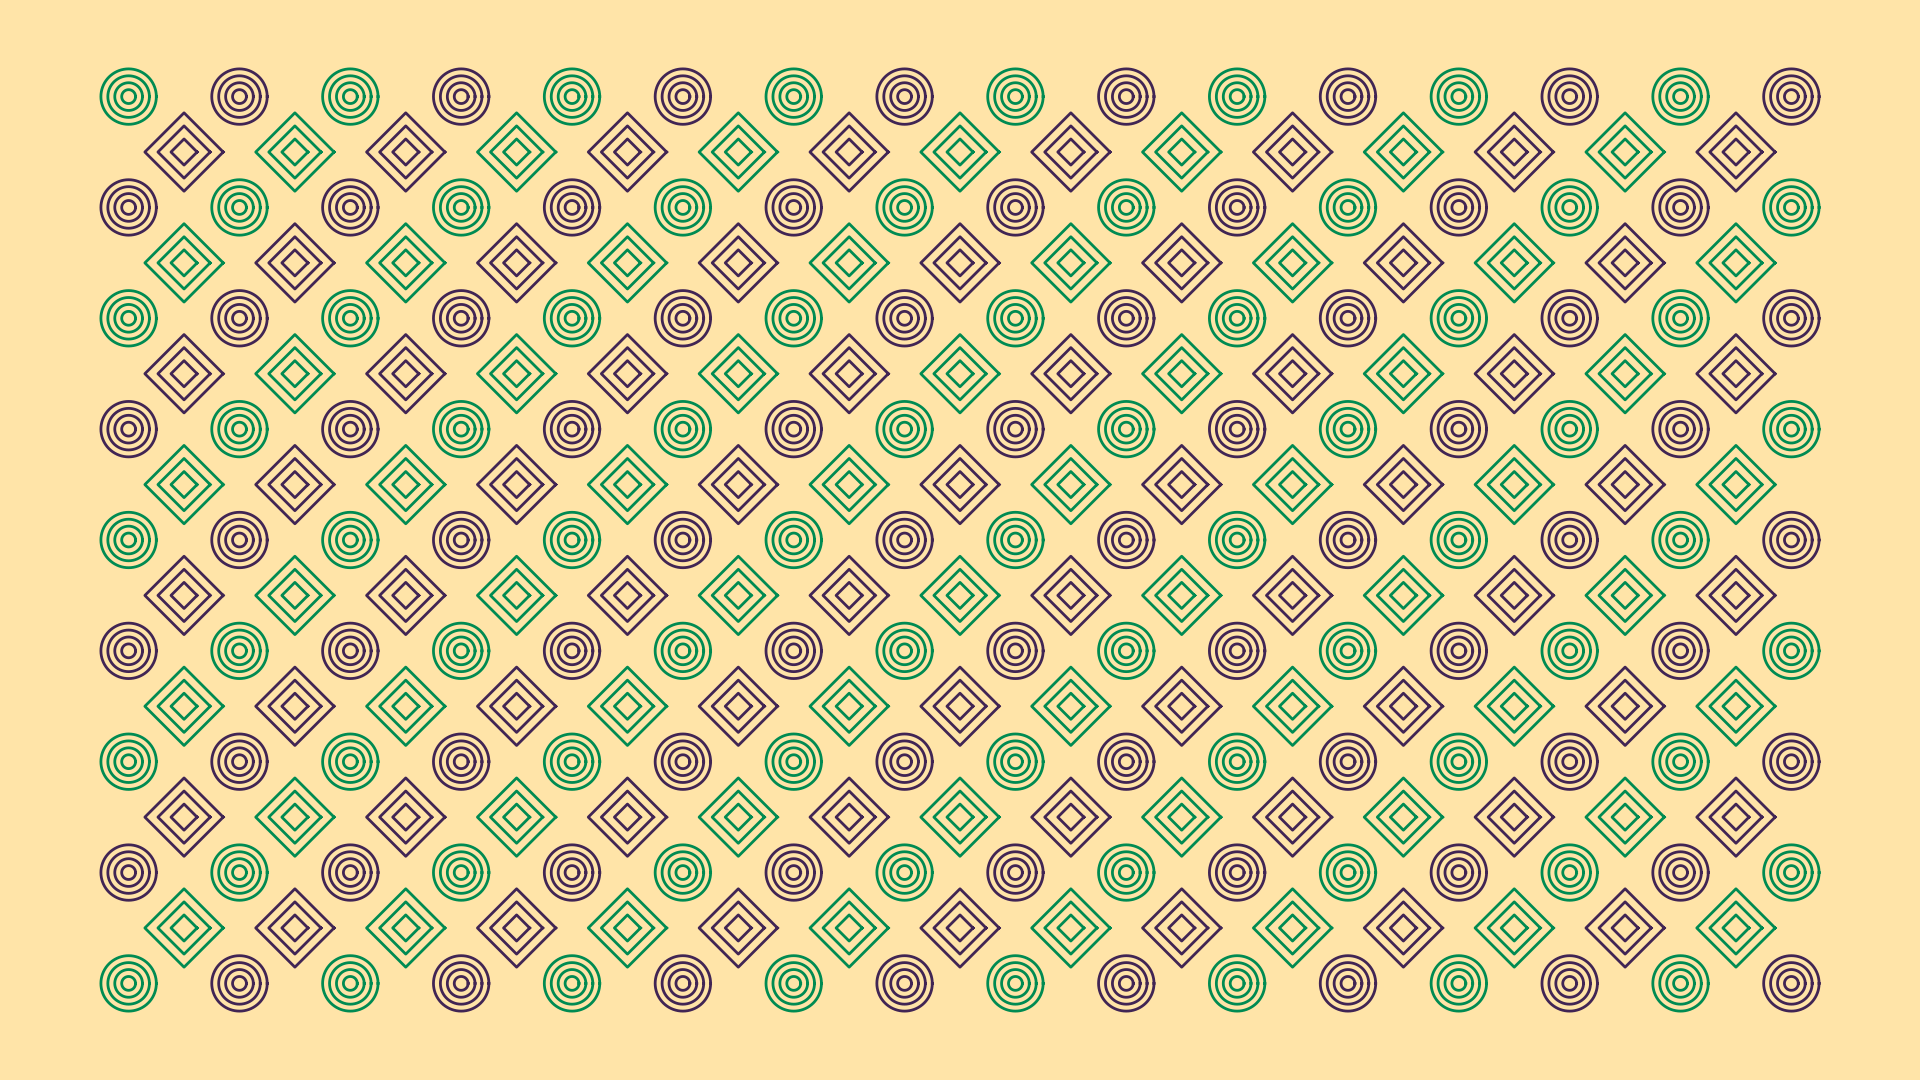

Python code for this plot:
from pathlib import Path

import matplotlib.pyplot as plt
import numpy as np


def main() -> None:
    # config
    fp: Path = Path(__file__).resolve().with_suffix(".png")
    plt.rcParams["figure.dpi"] = 100
    plt.rcParams["figure.figsize"] = [19.2, 10.8]
    c0: str = "#FFE4A8"
    c1: str = "#008B52"
    c2: str = "#412554"
    # generate figure
    fig: plt.Figure
    ax: plt.Axes
    fig, ax = plt.subplots()
    # plot
    col: list[str] = [c1, c2]
    t: np.ndarray = np.linspace(0, 2*np.pi, 361, endpoint=True)
    c: np.ndarray = np.cos(t)
    s: np.ndarray = np.sin(t)
    for i in range(16):
        for j in range(9):
            lc: str = col[(i+j)%2]
            for k in range(4):
                r: float = 0.25 * (k+1)/4
                ax.plot(r*c+i, r*s+j, linewidth=2, color=lc)
    t: np.ndarray = np.linspace(0, 2*np.pi, 5, endpoint=True)
    c: np.ndarray = np.cos(t)
    s: np.ndarray = np.sin(t)
    for i in range(15):
        for j in range(8):
            lc: str = col[(i+j)%2]
            for k in range(3):
                r: float = 0.25 * np.sqrt(2) * (k+1)/3
                ax.plot(r*c+i+0.5, r*s+j+0.5, linewidth=2, color=lc)
    # arrange
    #ax.set_xlim(-1.1, 1.1)
    #ax.set_ylim(-1.1, 1.1)
    ax.axis("off")
    ax.set_aspect("equal")
    ax.set_facecolor(c0)
    fig.set_facecolor(c0)
    fig.tight_layout()
    # output
    fig.savefig(fp)
    plt.cla()
    plt.clf()
    plt.close(fig)
    return None


if __name__ == "__main__":
    main()
